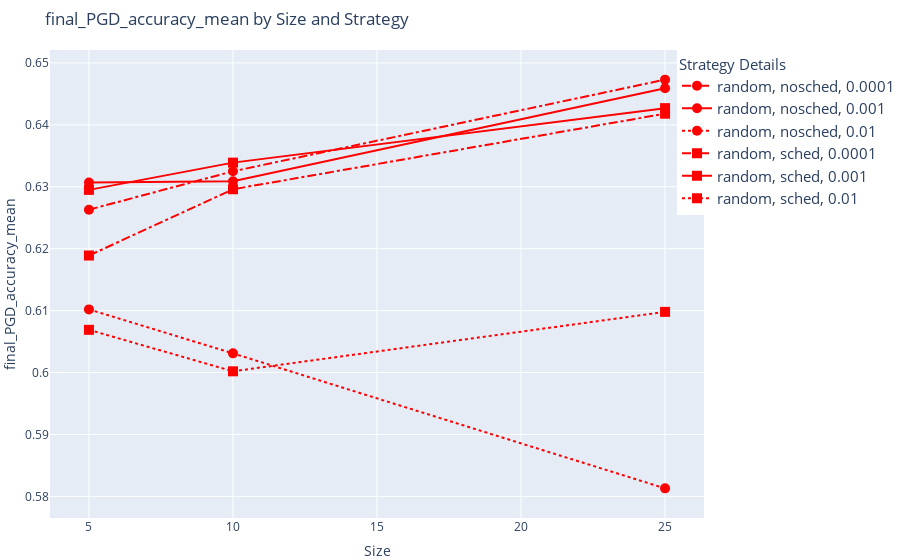

Notebook code cell kept with this figure:
### Code cell
import plotly.graph_objects as go

metric = 'final_PGD_accuracy_mean' #'final_clean_accuracy_mean'
# Convert the learning rate column to string to match keys in the lr_styles dictionary
data['learning_rate'] = data['learning_rate'].astype(str)

# Update the strategy_colors dictionary to include all unique strategies from the data
strategy_colors = {'random': 'red', 'uncertainty': 'blue'}

# Define line styles for learning rates
lr_styles = {'0.01': 'dot', '0.001': 'solid',  '0.0001': 'dashdot', '1e-05': 'longdash'}

# Reinitialize the figure with increased marker size and improved legend
fig = go.Figure()

# Add traces for each combination of sched and active_strategy
for sched in data['scheduler'].unique():
    for active_strategy in data['active_strategy'].unique():
        subset = data[(data['scheduler'] == sched) & (data['active_strategy'] == active_strategy)]
        for lr in subset['learning_rate'].unique():
            subsubset = subset[subset['learning_rate'] == lr]
            fig.add_trace(go.Scatter(
                x=subsubset['size'],
                y=subsubset[metric], 
                mode='lines+markers',
                name=f'{active_strategy}, {sched}, {lr}',
                line=dict(color=strategy_colors[active_strategy], dash=lr_styles[lr]),
                marker=dict(symbol='circle' if sched == 'nosched' else 'square', size=10)
            ))

# Update layout for better legend visibility
fig.update_layout(
    margin=dict(l=0, r=0, t=50, b=0),
    title='{} by Size and Strategy'.format(metric),
    xaxis_title='Size',
    yaxis_title=metric,
    legend_title='Strategy Details',
    legend=dict(
        orientation="v",
        yanchor="top",
        y=1,
        xanchor="right",
        x=1.3,
        title_font=dict(size=15),
        font=dict(size=15)
    )
)

# fig.write_image("./figures/results_{}_{}_{}_{}_{}.pdf".format(metric, data_name, model, n_rounds, nb_epochs) )

### Figure 1 — Plotly figure (JSON) as saved in the notebook; plotly's stock layout.template omitted (floating-point values rounded to 4 significant figures)
{"data": [{"line": {"color": "red", "dash": "dashdot"}, "marker": {"size": 10, "symbol": "circle"}, "mode": "lines+markers", "name": "random, nosched, 0.0001", "type": "scatter", "x": [5, 10, 25], "y": [0.6263, 0.6325, 0.6473]}, {"line": {"color": "red", "dash": "solid"}, "marker": {"size": 10, "symbol": "circle"}, "mode": "lines+markers", "name": "random, nosched, 0.001", "type": "scatter", "x": [5, 10, 25], "y": [0.6307, 0.6309, 0.6459]}, {"line": {"color": "red", "dash": "dot"}, "marker": {"size": 10, "symbol": "circle"}, "mode": "lines+markers", "name": "random, nosched, 0.01", "type": "scatter", "x": [5, 10, 25], "y": [0.6102, 0.6031, 0.5813]}, {"line": {"color": "red", "dash": "dashdot"}, "marker": {"size": 10, "symbol": "square"}, "mode": "lines+markers", "name": "random, sched, 0.0001", "type": "scatter", "x": [5, 10, 25], "y": [0.6189, 0.6296, 0.6418]}, {"line": {"color": "red", "dash": "solid"}, "marker": {"size": 10, "symbol": "square"}, "mode": "lines+markers", "name": "random, sched, 0.001", "type": "scatter", "x": [5, 10, 25], "y": [0.6295, 0.6339, 0.6427]}, {"line": {"color": "red", "dash": "dot"}, "marker": {"size": 10, "symbol": "square"}, "mode": "lines+markers", "name": "random, sched, 0.01", "type": "scatter", "x": [5, 10, 25], "y": [0.6069, 0.6002, 0.6098]}], "layout": {"legend": {"font": {"size": 15}, "orientation": "v", "title": {"font": {"size": 15}, "text": "Strategy Details"}, "x": 1.3, "xanchor": "right", "y": 1, "yanchor": "top"}, "margin": {"b": 0, "l": 0, "r": 0, "t": 50}, "title": {"text": "final_PGD_accuracy_mean by Size and Strategy"}, "xaxis": {"title": {"text": "Size"}}, "yaxis": {"title": {"text": "final_PGD_accuracy_mean"}}}}
